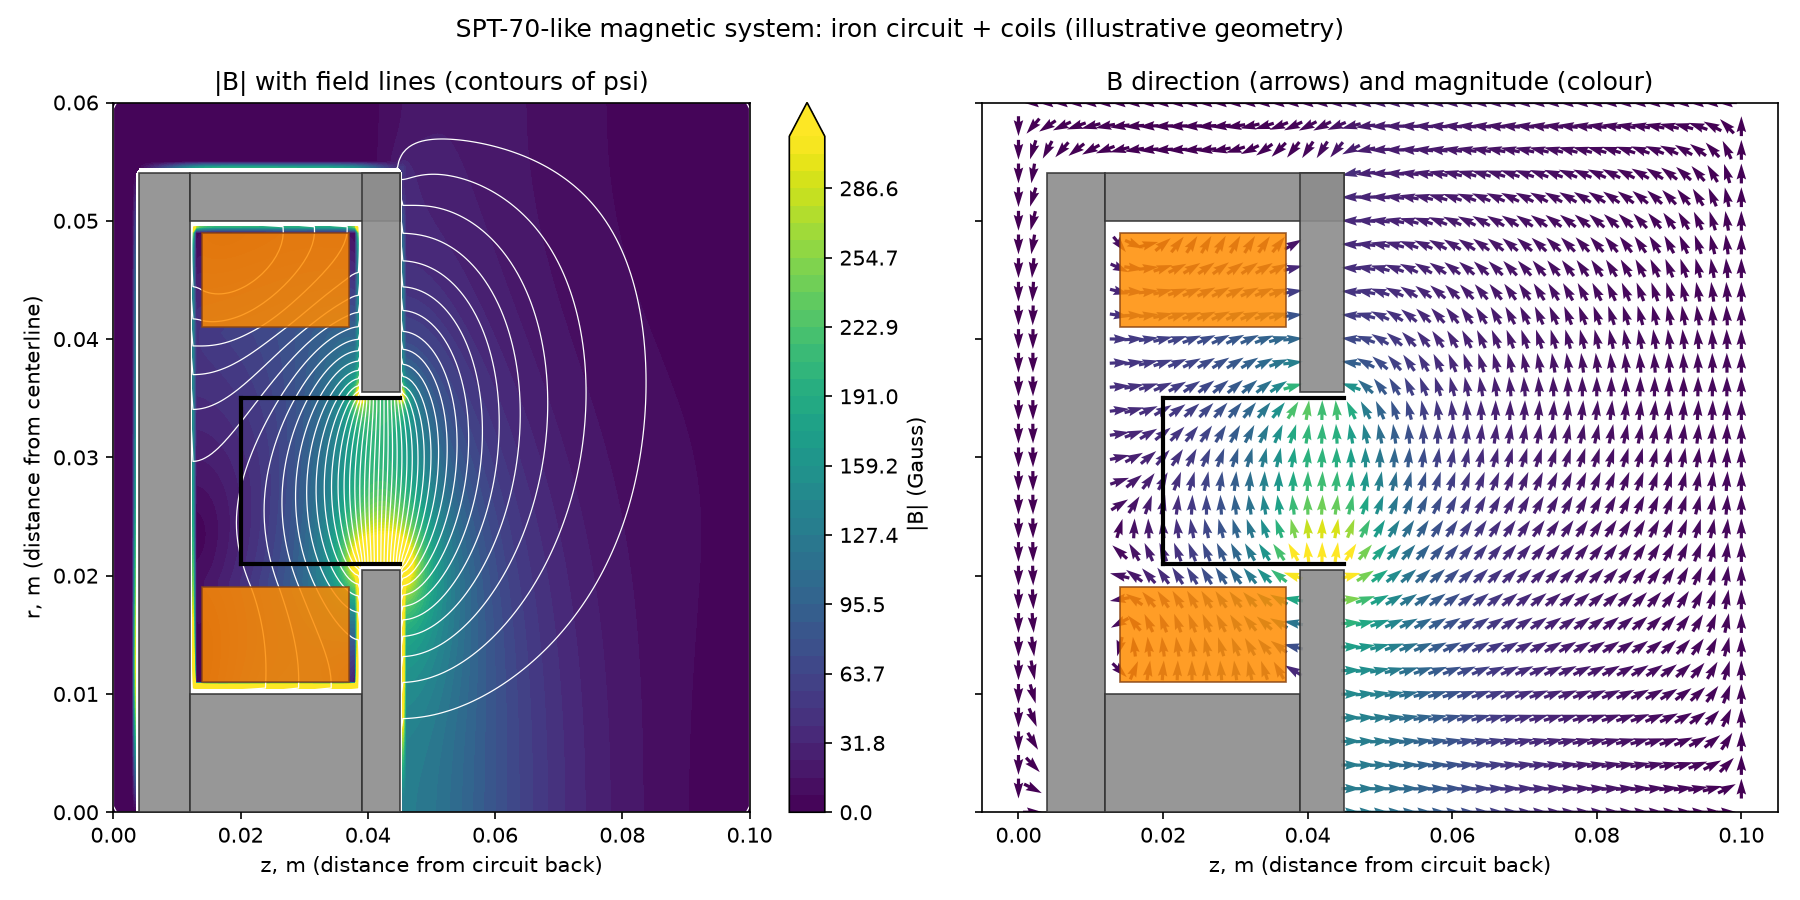

The script that saved this image:
"""Magnetic field of an SPT-70-class Hall thruster magnetic system.

Unlike the earlier version of this file -- which faked the magnetic circuit
by pinning the scalar potential to +/-phi0 on two thin "pole tip" rows and
walling off everything behind them -- this models the actual magnetic system:
an iron magnetic circuit (the "magnetopровod": back yoke, inner core, outer
screen, and the two pole pieces) as a high-permeability material, energised by
two azimuthal excitation coils (inner + outer). The field is obtained from the
axisymmetric vector-potential / flux-function formulation, so the iron guides
the flux and the coils drive it, exactly as in a real thruster.

The flux path is a closed loop through the iron: up the inner core, out across
the discharge channel through the radial gap between the inner and outer pole
tips (this is the working, mostly-radial field the discharge sees), into the
outer screen, and back through the back yoke -- both coils sit inside this loop
so their magnetomotive forces add. Because the field lines are contours of the
flux function psi = r*A_phi, they close cleanly through the circuit with no
spurious corner singularities.

Geometry (channel radii, iron/coil footprints, domain size) is an illustrative
approximation of an SPT-70-class thruster -- representative of the topology and
scale, not certified manufacturer data. Use it as a template: swap in your own
measured/CAD geometry and coil ampere-turns for real analysis.

The excitation is set in ampere-turns and then rescaled once so that |B| at a
representative point (mid-channel, near the exit plane) matches TARGET_B_TESLA;
the problem is linear in the coil current, so a single scalar does this exactly
without a second solve.
"""
import sys
from pathlib import Path

sys.path.insert(0, str(Path(__file__).resolve().parents[2]))

import numpy as np
import matplotlib.pyplot as plt
from matplotlib.patches import Rectangle

from physics.magnetic import solve_axisymmetric_flux, field_from_flux
from numerical.numerical_funcs import bilinear_interp

# --- SPT-70-class geometry (meters), illustrative ---------------------------
# Axial coordinate z runs from the back of the magnetic circuit; the discharge
# channel spans CHANNEL_Z0 (anode) to CHANNEL_Z_EXIT (exit plane).
CHANNEL_R_IN = 0.021       # discharge channel inner wall radius
CHANNEL_R_OUT = 0.035      # discharge channel outer wall radius
CHANNEL_Z0 = 0.020         # anode plane
CHANNEL_Z_EXIT = 0.045     # exit plane

DOMAIN_R = 0.060           # simulation domain radial extent
DOMAIN_Z = 0.100           # simulation domain axial extent

IRON_MU_R = 1000.0         # relative permeability of the magnetic circuit iron

# Iron magnetic circuit pieces, as (r_min, r_max, z_min, z_max) boxes.
YOKE = (0.000, 0.054, 0.004, 0.012)        # back plate joining core and screen
INNER_CORE = (0.000, 0.010, 0.012, 0.039)  # central magnetic core
INNER_POLE = (0.000, 0.0205, 0.039, 0.045) # inner pole piece (tip at r~R_IN)
OUTER_SCREEN = (0.050, 0.054, 0.012, 0.045)# outer magnetic screen
OUTER_POLE = (0.0355, 0.054, 0.039, 0.045) # outer pole piece (tip at r~R_OUT)
IRON_PIECES = (YOKE, INNER_CORE, INNER_POLE, OUTER_SCREEN, OUTER_POLE)

# Excitation coils, as (r_min, r_max, z_min, z_max) boxes. They sit in the
# annular pockets between the iron and the channel; the flux loop encloses
# both, so equal-sign ampere-turns reinforce each other.
INNER_COIL = (0.011, 0.019, 0.014, 0.037)
OUTER_COIL = (0.041, 0.049, 0.014, 0.037)
COIL_AMPERE_TURNS = 1.0  # N*I per coil (pre-calibration; scale is arbitrary)

# Representative calibration target: SPT-class thrusters peak in the
# ~100-300 G range near the channel exit. Order-of-magnitude target only.
TARGET_B_TESLA = 0.02
REFERENCE_POINT = ((CHANNEL_R_IN + CHANNEL_R_OUT) / 2.0, CHANNEL_Z_EXIT)


def _box_mask(r: np.ndarray, z: np.ndarray, box: tuple) -> np.ndarray:
    """Boolean (nr, nz) mask for grid nodes inside an (r_min, r_max, z_min,
    z_max) box."""
    r_min, r_max, z_min, z_max = box
    return (
        (r[:, None] >= r_min) & (r[:, None] <= r_max)
        & (z[None, :] >= z_min) & (z[None, :] <= z_max)
    )


def build_spt70_system(
        nr: int, nz: int,
        ) -> tuple[np.ndarray, np.ndarray, np.ndarray, np.ndarray]:
    """Build the (r, z) grid, the relative-permeability map for the iron
    magnetic circuit, and the azimuthal coil current-density source.

    Returns (r, z, mu_r, current_density).
    """
    r = np.linspace(0.0, DOMAIN_R, nr)
    z = np.linspace(0.0, DOMAIN_Z, nz)

    mu_r = np.ones((nr, nz))
    for piece in IRON_PIECES:
        mu_r[_box_mask(r, z, piece)] = IRON_MU_R

    current_density = np.zeros((nr, nz))
    for coil in (INNER_COIL, OUTER_COIL):
        mask = _box_mask(r, z, coil)
        r_min, r_max, z_min, z_max = coil
        area = (r_max - r_min) * (z_max - z_min)
        current_density[mask] = COIL_AMPERE_TURNS / area

    return r, z, mu_r, current_density


def calibrate_field_scale(
        Br: np.ndarray, Bz: np.ndarray, r: np.ndarray, z: np.ndarray,
        ) -> float:
    """Scale factor mapping the field magnitude at REFERENCE_POINT onto
    TARGET_B_TESLA. The whole solve is linear in the coil current, so every
    field quantity can be multiplied by this one scalar.
    """
    r_ref, z_ref = REFERENCE_POINT
    Br_ref = bilinear_interp(Br, r, z, r_ref, z_ref)
    Bz_ref = bilinear_interp(Bz, r, z, r_ref, z_ref)
    return TARGET_B_TESLA / np.hypot(Br_ref, Bz_ref)


def _draw_hardware(ax: plt.Axes) -> None:
    """Overlay the iron circuit (grey), coils (orange), and channel walls
    (black) on a (z, r) axes, for orientation only -- purely cosmetic."""
    for piece in IRON_PIECES:
        r_min, r_max, z_min, z_max = piece
        ax.add_patch(Rectangle(
            (z_min, r_min), z_max - z_min, r_max - r_min,
            facecolor='0.55', edgecolor='0.2', lw=0.8, alpha=0.9, zorder=3,
        ))
    for coil in (INNER_COIL, OUTER_COIL):
        r_min, r_max, z_min, z_max = coil
        ax.add_patch(Rectangle(
            (z_min, r_min), z_max - z_min, r_max - r_min,
            facecolor='darkorange', edgecolor='saddlebrown', lw=0.8,
            alpha=0.85, zorder=3,
        ))
    ax.plot([CHANNEL_Z0, CHANNEL_Z_EXIT], [CHANNEL_R_IN, CHANNEL_R_IN],
            color='black', lw=2, zorder=4)
    ax.plot([CHANNEL_Z0, CHANNEL_Z_EXIT], [CHANNEL_R_OUT, CHANNEL_R_OUT],
            color='black', lw=2, zorder=4)
    ax.plot([CHANNEL_Z0, CHANNEL_Z0], [CHANNEL_R_IN, CHANNEL_R_OUT],
            color='black', lw=2, zorder=4)


def plot_results(
        r: np.ndarray, z: np.ndarray,
        Br: np.ndarray, Bz: np.ndarray, psi: np.ndarray,
        ) -> plt.Figure:
    """Two-panel figure: |B| with field lines (psi contours) on the left, the
    B vector field on the right, both on shared (z, r) axes with the hardware
    outline. |B| is shown only outside the iron (the field of interest lives
    in the channel and plume; |B| inside the iron is not meaningful here) and
    the colour scale is capped at the 99th percentile of the free-space field.
    """
    B_mag = np.hypot(Br, Bz)
    R, Z = np.meshgrid(r, z, indexing='ij')
    free = np.ones_like(B_mag, dtype=bool)
    for piece in IRON_PIECES:
        free &= ~_box_mask(r, z, piece)
    B_show = np.where(free, B_mag, np.nan) * 1e4

    # Scale the colour map to the working field the discharge sees (channel +
    # near plume), so the physically interesting gradient is readable; the
    # much stronger flux concentration at the pole tips simply saturates.
    channel = _box_mask(r, z, (CHANNEL_R_IN, CHANNEL_R_OUT, CHANNEL_Z0, DOMAIN_Z))
    vmax = np.percentile(B_mag[channel], 98) * 1e4

    fig, axes = plt.subplots(1, 2, figsize=(12, 6), sharey=True)

    ax = axes[0]
    cf = ax.contourf(Z, R, B_show, levels=np.linspace(0, vmax, 40),
                     cmap='viridis', extend='max')
    levels = np.linspace(psi.min(), psi.max(), 45)
    ax.contour(Z, R, psi, levels=levels, colors='white', linewidths=0.6)
    fig.colorbar(cf, ax=ax, label='|B| (Gauss)')
    _draw_hardware(ax)
    ax.set_xlabel('z, m (distance from circuit back)')
    ax.set_ylabel('r, m (distance from centerline)')
    ax.set_title('|B| with field lines (contours of psi)')

    # Right panel: unit-length arrows (direction only) coloured by |B|, drawn
    # in free space only, so the field the plasma sees is legible without the
    # very long arrows the strong in-iron flux would otherwise produce.
    ax = axes[1]
    stride = 4
    Bn = np.where(free & (B_mag > 0), B_mag, np.nan)
    U = np.where(free, Bz / Bn, np.nan)
    V = np.where(free, Br / Bn, np.nan)
    ax.quiver(
        Z[::stride, ::stride], R[::stride, ::stride],
        U[::stride, ::stride], V[::stride, ::stride],
        np.clip(B_mag[::stride, ::stride] * 1e4, 0, vmax), cmap='viridis',
        pivot='mid', scale=40, width=0.004,
    )
    _draw_hardware(ax)
    ax.set_xlabel('z, m (distance from circuit back)')
    ax.set_title('B direction (arrows) and magnitude (colour)')

    fig.suptitle('SPT-70-like magnetic system: iron circuit + coils '
                 '(illustrative geometry)')
    fig.tight_layout()
    return fig


def main() -> None:
    """Solve the SPT-70-class magnetic system, calibrate the field to a
    representative magnitude, print a short summary of the channel field, and
    save/show a two-panel plot.
    """
    nr, nz = 121, 201
    r, z, mu_r, current_density = build_spt70_system(nr, nz)

    psi = solve_axisymmetric_flux(r, z, mu_r, current_density)
    Br, Bz = field_from_flux(psi, r, z)

    scale = calibrate_field_scale(Br, Bz, r, z)
    psi, Br, Bz = psi * scale, Br * scale, Bz * scale
    B_mag = np.hypot(Br, Bz)

    r_ref, z_ref = REFERENCE_POINT
    Br_ref = bilinear_interp(Br, r, z, r_ref, z_ref)
    Bz_ref = bilinear_interp(Bz, r, z, r_ref, z_ref)
    print(f"calibration scale applied to coil current: {scale:.4g}")
    print(f"field at reference point (r={r_ref*1e3:.1f} mm, z={z_ref*1e3:.1f} mm): "
          f"|B| = {np.hypot(Br_ref, Bz_ref)*1e4:.1f} G "
          f"(Br = {Br_ref*1e4:.1f} G, Bz = {Bz_ref*1e4:.1f} G)")
    print(f"  -> radial fraction |Br|/|B| at exit mid-channel: "
          f"{abs(Br_ref)/np.hypot(Br_ref, Bz_ref):.2f} "
          f"(SPT fields are predominantly radial in the channel)")

    # Field magnitude sampled along the channel centreline vs axial position.
    r_mid = REFERENCE_POINT[0]
    print("axial profile of |B| along channel mid-radius:")
    for zc in np.linspace(CHANNEL_Z0, CHANNEL_Z_EXIT, 6):
        b = np.hypot(bilinear_interp(Br, r, z, r_mid, zc),
                     bilinear_interp(Bz, r, z, r_mid, zc))
        print(f"  z = {zc*1e3:5.1f} mm : |B| = {b*1e4:6.1f} G")

    fig = plot_results(r, z, Br, Bz, psi)
    fig.savefig(Path(__file__).with_name('spt70_magnetic_field.png'), dpi=150)
    plt.show()


if __name__ == '__main__':
    main()
